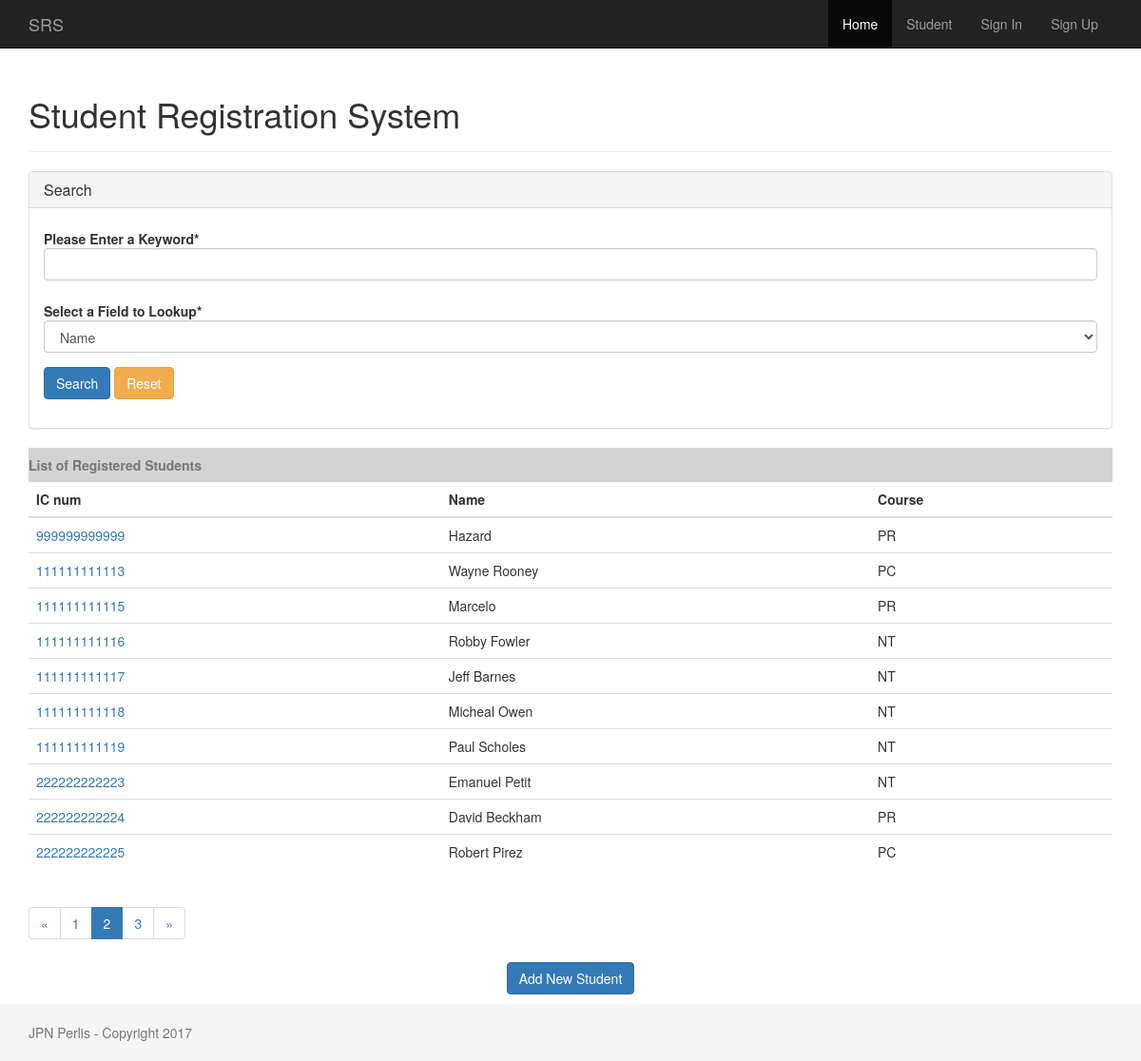
/home/?page=2&search=&select_buttons=, run on an earlier commit of the app's database.
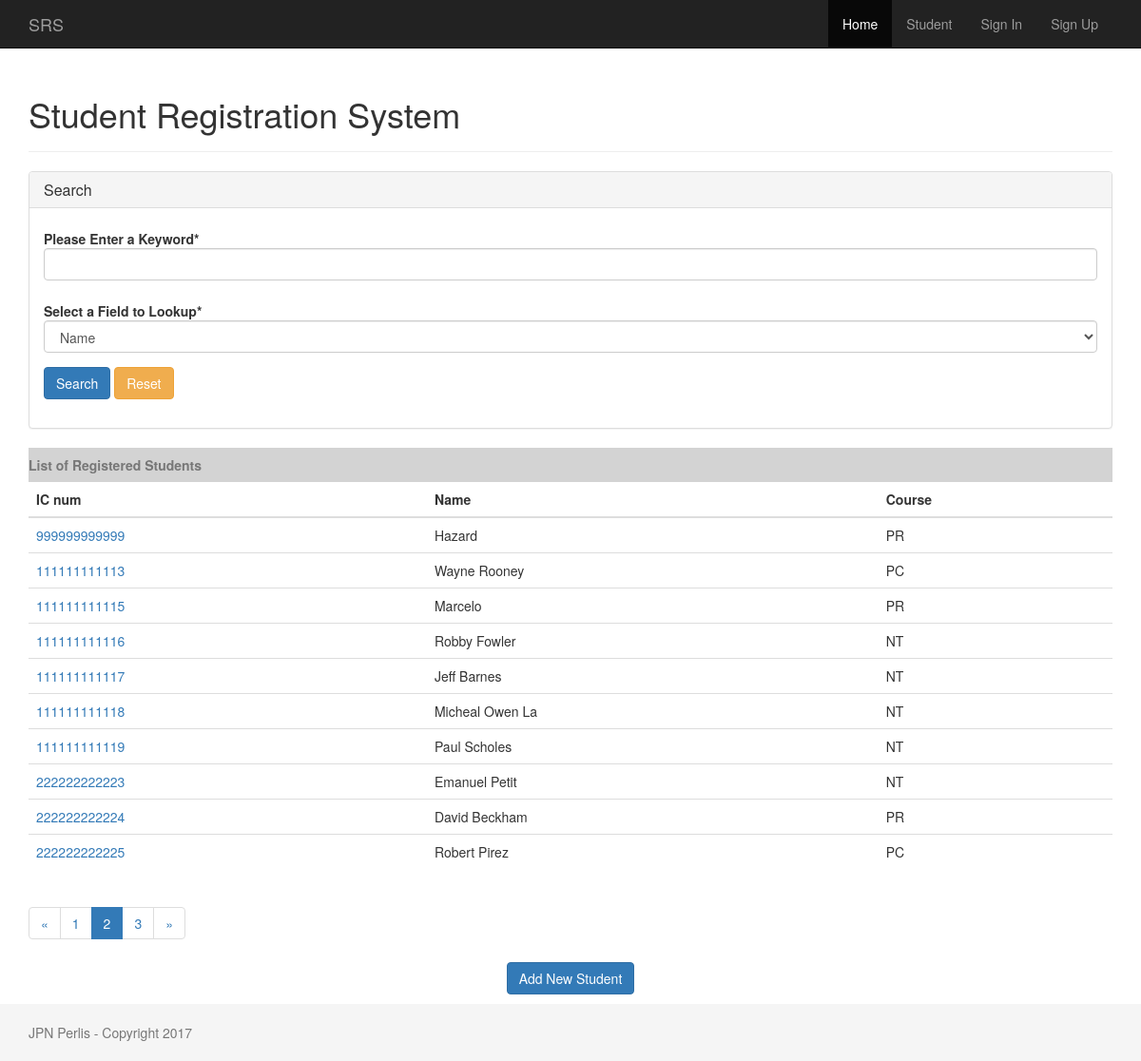
And on a later commit of the database.
### student/models.py (models this page shows, shortened)
class Student(models.Model):
    PROGAMMING = 'PR'
    NETWORKING = 'NT'
    PCTECH = 'PC'
    COURSE_CHOICES = (
        (PROGAMMING, 'Programming'),
        (NETWORKING, 'Networking'),
        (PCTECH, 'PC Technichian'),
    )
    createdby = models.ForeignKey('auth.User',on_delete=models.CASCADE)
    icnum = models.CharField('ID Number',max_length=12,unique=True,blank=False,null=False)
    name = models.CharField('Name',max_length=300)
    course = models.CharField('Courserwork',max_length=2,choices=COURSE_CHOICES,default=PCTECH,)
    created_date = models.DateTimeField('Created Date',default=timezone.now)

### student/views.py (the view)
# urls.py: 2. Add a URL to urlpatterns:  path('', views.home, name='home')
def home(request):
    if request.method == "POST" :
        select_buttons = request.POST.get("select_buttons", "")
        search = request.POST.get("search", "")
        page = 1
        if select_buttons == 'icnum':
            students = Student.objects.filter(icnum__startswith=search).order_by('created_date')
        elif select_buttons == 'course':
            students = Student.objects.filter(course__startswith=search).order_by('created_date')
        else:
            students = Student.objects.filter(name__startswith=search).order_by('created_date')
        if students:
            messages.success(request, str(len(students)) + " record(s) was/were found for keyword = " + str(request.POST.get("search", "")))
            page = 1
        else:
            messages.error(request, "Sorry, No record was found for keyword = " + str(request.POST.get("search", "")))
    else:
        select_buttons = request.GET.get("select_buttons", "")
        search = request.GET.get("search", "")
        if search:
            if select_buttons == 'icnum':
                students = Student.objects.filter(icnum__startswith=search).order_by('created_date')
            elif select_buttons == 'course':
                students = Student.objects.filter(course__startswith=search).order_by('created_date')
            else:
                students = Student.objects.filter(name__startswith=search).order_by('created_date')
        else:
            students = Student.objects.all().order_by('created_date')
        page = request.GET.get('page', 1)
    paginator = Paginator(students, 10)
    try:
        students = paginator.page(page)
    except PageNotAnInteger:
        students = paginator.page(1)
    except EmptyPage:
        students = paginator.page(paginator.num_pages)
    return render(request, 'student/home.html', {'form': SearchForm(), 'students': students,
        'search':search, 'select_buttons': select_buttons })

### student/forms.py
class SearchForm(forms.Form):
    search = forms.CharField(label="Please Enter a Keyword")
    select_buttons = forms.ChoiceField(
        label='Select a Field to Lookup',
        choices = (
            ('name', "Name"),
            ('icnum', "ID/IC Number"),
            ('course', "Course")
        ),
        widget = forms.Select,
        initial = 'name',
    )
    helper = FormHelper()
    helper.form_class = 'form-horizontal'
    helper.layout = Layout(
        Field('search', css_class='input-xlarge'),
        Field('select_buttons', css_class='input-xlarge'),
        FormActions(
            Submit('submit_change', 'Search', css_class="btn-primary"),
            HTML('<a class="btn btn-warning" href={% url "student_home" %}>Reset</a>'),
        )
    )

### templates/student/home.html (shortened to what this page needs)
{% extends 'baseproj.html' %}
{% load crispy_forms_tags %}
{% block content %}
<div class="page-header">
  <h1>Student Registration System</h1>
</div>
<div class="panel panel-default">
    <div class="panel-heading">
        <h1 class="panel-title">Search</h1>
    </div>
    <div class="panel-body">
      {% crispy form %}
    </div>
</div>
   	<table class="table">
      <caption style="border: inherit; background-color: lightgrey;">
            <span class="align-centre"><strong>List of Registered Students</strong></span>
        </caption>
        <thead class="thead-inverse">
          <tr>
            <th>IC num</th>
            <th>Name</th>
            <th>Course</th>
          </tr>
        </thead>
        <tbody>
        {% if students  %}
          {% for student in students %}
            <tr>
              <td>
                <a href="{% url 'student_detail' student.pk %}">{{ student.icnum }}</a>
              </td>
              <td class="align-middle">{{ student.name }}</td>
              <td class="align-middle">{{ student.course }}</td>
            </tr>
          {% endfor %}
        {% else %}
        	<tr>
        	  <td colspan="3">No Records so far..!!</td>
              <td>
              </td>
            </tr>
        {% endif %}
        </tbody>
    </table>
    <div class="center-block">
      {% if students.has_other_pages %}
        <ul class="pagination">
          {% if students.has_previous %}
            <li><a href="?page={{ students.previous_page_number }}&search={{ search }}&select_buttons={{ select_buttons }}">&laquo;</a></li>
          {% else %}
            <li class="disabled"><span>&laquo;</span></li>
          {% endif %}
          {% for i in students.paginator.page_range %}
            {% if students.number == i %}
              <li class="active"><span>{{ i }} <span class="sr-only">(current)</span></span></li>
            {% else %}
              <li><a href="?page={{ i }}&search={{ search }}&select_buttons={{ select_buttons }}">{{ i }}</a></li>
            {% endif %}
          {% endfor %}
          {% if students.has_next %}
            <li><a href="?page={{ students.next_page_number }}&search={{ search }}&select_buttons={{ select_buttons }}">&raquo;</a></li>
          {% else %}
            <li class="disabled"><span>&raquo;</span></li>
          {% endif %}
        </ul>
      {% endif %}
    </div>
       <p class="text-center">
	    <a href="{% url 'student_new' %}" class="btn btn-primary" >Add New Student</a>
	  </p>
{% endblock %}

### templates/baseproj.html (shortened to what this page needs)
{% load static %}
{% load i18n %}
<!DOCTYPE html>
<html lang="en">
  <head>
    <link rel="stylesheet" href="{% static 'css/bootstrap.min.css' %}">
    <link href="{% static 'css/ie10-viewport-bug-workaround.css' %}" rel="stylesheet">
    <link rel="stylesheet" href="{% static 'css/sticky-footer-navbar.css' %}">
  </head>
  <body>
    {% block navbar %}
    <nav class="navbar navbar-inverse navbar-fixed-top">
      <div class="container">
        <div class="navbar-header">
          <a class="navbar-brand" href="#">SRS</a>
        </div>
        <div id="navbar" class="collapse navbar-collapse navbar-right">
          <ul class="nav navbar-nav">
            {% block home_navbar %}<li class="active"><a href="/">Home</a></li>{% endblock %}
            {% block student_navbar %}<li><a href="{% url 'student_home' %}">Student</a></li>{% endblock %}
            {% block user_navbar %}
              {% if user.is_authenticated %}
                <li class="dropdown">
                  <a href="#" class="dropdown-toggle" data-toggle="dropdown" role="button" aria-haspopup="true" aria-expanded="false"></span> Hi {{ user.username }} !<span class="caret"></span></a>
                  <ul class="dropdown-menu">
                    <li><a href="/accounts/password/change/">Change Password</a></li>
                    <li><a href="/accounts/logout/"> Logout</a></li>
                    <!-- li role="separator" class="divider"></li>
                    <li class="dropdown-header">Nav header</li>
                    <li><a href="#">Separated link</a></li>
                    <li><a href="#">One more separated link</a></li> -->
                  </ul>
                </li>
              {% else %}
                <li><a href="/accounts/login/">Sign In</a></li>
                <li><a href="/accounts/signup/">Sign Up</a></li>
              {% endif %}
            {% endblock %}
          </ul>
        </div>
      </div>
    </nav>
    {% endblock %}
    {% block maincontent %}
    <div class="container">
      {% block content %}{% endblock %}
    </div>
    {% endblock %}
    {% block footer %}
    <footer class="footer">
      <div class="container">
        <p class="text-muted">JPN Perlis - Copyright 2017</p>
      </div>
    </footer>
    {% endblock %}
  </body>
</html>

### static/css/sticky-footer-navbar.css (style rules this page uses)
html { position: relative; min-height: 100%; }
body { margin-bottom: 60px; }
.footer { position: absolute; bottom: 0; width: 100%; height: 60px; background-color: #f5f5f5; }
.form-horizontal .form-group { margin-right: 0px; margin-left: 0px; }
body > .container { padding: 60px 15px 0; }
.container .text-muted { margin: 20px 0; }
.footer > .container { padding-right: 15px; padding-left: 15px; }

What changed in the data, as far as the page shows it:
changed Student: name "Micheal Owen" → "Micheal Owen La"
